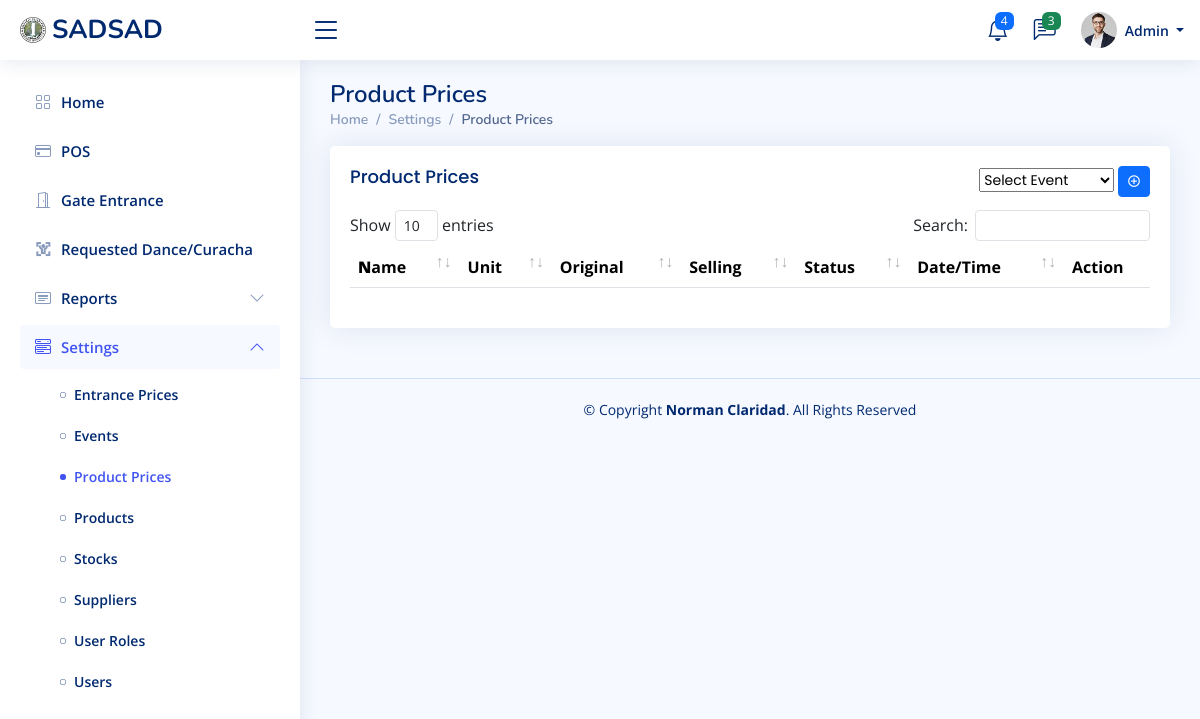
Screenshot of /views/settings/product-prices/index.php (signed in) with the database file from the repository.
### tables this page shows
CREATE TABLE `menu` (
  `id` int NOT NULL AUTO_INCREMENT,
  `name` varchar(45) DEFAULT NULL,
  `url` varchar(255) DEFAULT NULL,
  `icon` varchar(45) DEFAULT NULL,
  `sort` int NOT NULL DEFAULT '0',
  `active_keyword` varchar(45) DEFAULT NULL,
  `is_active` char(1) NOT NULL DEFAULT 'Y' COMMENT 'Y = Yes\nN = No',
  `created_by` int DEFAULT NULL,
  `created_at` datetime DEFAULT NULL,
  `updated_by` int DEFAULT NULL,
  `updated_at` timestamp NOT NULL DEFAULT CURRENT_TIMESTAMP ON UPDATE CURRENT_TIMESTAMP,
  PRIMARY KEY (`id`)
);

CREATE TABLE `sub_menu` (
  `id` int NOT NULL AUTO_INCREMENT,
  `menu_id` int NOT NULL,
  `name` varchar(100) DEFAULT NULL,
  `url` varchar(255) DEFAULT NULL,
  `icon` varchar(45) DEFAULT NULL,
  `sort` int NOT NULL DEFAULT '0',
  `active_keyword` varchar(45) DEFAULT NULL,
  `is_active` char(1) NOT NULL DEFAULT 'Y' COMMENT 'Y = Yes\nN = No',
  `created_by` int DEFAULT NULL,
  `created_at` datetime DEFAULT NULL,
  `updated_by` int DEFAULT NULL,
  `updated_at` timestamp NOT NULL DEFAULT CURRENT_TIMESTAMP ON UPDATE CURRENT_TIMESTAMP,
  PRIMARY KEY (`id`)
);

### models/Models.php (called while the page is built)
<?php
class Models {
    protected function getDocumentRoot() {
        return $_SERVER['DOCUMENT_ROOT'];
    }
}

### inc/conn.php (called while the page is built, shortened)
<?php
class DB
{
	private $pdo;
	private static $instance = null;
	private function __construct() {
		$dsn = 'mysql:dbname=sadsad;host=127.0.0.1';
		$user = 'root';
		$password = '';
		$this->pdo = new \PDO($dsn, $user, $password);
	}
	public static function getInstance() {
		if (null === self::$instance) {
			self::$instance = new $c;
		}
		return self::$instance;
	}
	public function select($sql, $action = 'all') {
		$sth = $this->pdo->query($sql);
		return $sth->fetchAll();
	}
}

### models/Menu.php (called while the page is built, shortened)
<?php
require_once('Models.php');
class Menu extends Models {
    protected $db;
    private $table;
    public function __construct() {
		require_once($this->getDocumentRoot() . '/inc/conn.php');
        $this->db = DB::getInstance();
        $this->table = 'menu';
	}
	public function getWhere( $where = '', $sortBy = 'name ASC') {
		$sql = "SELECT * FROM $this->table WHERE 1 ";
		$sql .= " ORDER BY $sortBy ";
        $rows = $this->db->select($sql);
        return $rows;
	}
}

### models/Sub_menu.php (called while the page is built, shortened)
<?php
require_once('Models.php');
class Sub_menu extends Models
{
    protected $db;
    private $table;
    public function __construct() {
		require_once($this->getDocumentRoot() . '/inc/conn.php');
        $this->db = DB::getInstance();
        $this->table = 'sub_menu';
	}
	public function getWhere($where = '', $sortBy = 'sort ASC') {
		$sql = "SELECT * FROM $this->table WHERE is_active = 'Y'";
		if(!empty($where)) {
			$sql .= " $where";
		}
		$sql .= " ORDER BY $sortBy ";
        $rows = $this->db->select($sql);
        return $rows;
	}
}

### inc/helpers.php (called while the page is built, shortened)
<?php
class Helpers {
     public function checkactivemenu($uri, $activekeyword) : bool {
        if(strpos($uri, $activekeyword) !== false) {
            return true;
        }
        return false;
    }
}

### views/settings/product-prices/index.php (the view, shortened to what this page needs)
<?php
require_once('../../../inc/helpers.php');
$helpers = new Helpers();
include_once '../../../templates/header.php';
include_once '../../../templates/sidebar.php';
?>
<main id="main" class="main">
    <div class="pagetitle">
      <h1>Product Prices</h1>
      <nav>
        <ol class="breadcrumb">
          <li class="breadcrumb-item"><a href="<?php echo BASE_URL ?>">Home</a></li>
          <li class="breadcrumb-item">Settings</li>
          <li class="breadcrumb-item active">Product Prices</li>
        </ol>
      </nav>
    </div>
    <section class="section">
        <div class="row">
            <div class="col-lg-12">
                <div class="card">
                    <div class="card-body">
                        <h5 class="card-title">Product Prices
                            <span class="float-end">
                                <select name="event" id="event">
                                    <option value="">Select Event</option>
                                </select>
                                <a class="btn btn-sm btn-primary" id="btn-add">
                                    <i class="ri-add-circle-line"></i>
                                </a>
                            </span>
                        </h5>
                        <table class="table datatable" id="table-data">
                            <thead>
                            <tr>
                                <th>
                                    <b>N</b>ame
                                </th>
                                <th>
                                    Unit
                                </th>
                                <th>Original</th>
                                <th>Selling</th>
                                <th>Status</th>
                                <th>Date/Time</th>
                                <th>Action</th>
                            </tr>
                            </thead>
                        </table>
                    </div>
                </div>
            </div>
        </div>
    </section>
</main>
<?php
    include_once '../../../templates/footer.php';
?>

### templates/sidebar.php (shortened to what this page needs)
<?php
require ($_SERVER['DOCUMENT_ROOT'] . '/models/Menu.php');
require ($_SERVER['DOCUMENT_ROOT'] . '/models/Sub_menu.php');
$menu       = new Menu();
$sub_menu   = new Sub_menu();
$resMenu = $menu->getWhere('', 'sort ASC');
$menu_list = [];
foreach($resMenu AS $row) {
    $resSubMenu = $sub_menu->getWhere(" AND menu_id = " . $row['id'], "name ASC");
    $menu_list[] = [
        'id'    => $row['id'],
        'name'  => $row['name'],
        'url'   => $row['url'],
        'icon'  => $row['icon'],
        'active_keyword'  => $row['active_keyword'],
        'sub_menu' => $resSubMenu
    ];
}
?>
  <aside id="sidebar" class="sidebar">
    <ul class="sidebar-nav" id="sidebar-nav">
    <?php foreach($menu_list AS $row):
            $checkmenu = $helpers->checkactivemenu($uri, $row['active_keyword']);
            $active = ($checkmenu) ? '' : 'collapsed';
            $areaexpanded = ($checkmenu) ? 'aria-expanded="true"' : '';
            $navcontentshow = ($checkmenu) ? 'show' : '';
            $baseUrl = BASE_URL;
            if($row['active_keyword'] != 'home') {
                $baseUrl = BASE_URL . $row['url'];
            }
        ?>
        <?php if(empty($row['sub_menu'])): ?>
        <li class="nav-item">
            <a class="nav-link <?php echo $active ?>" href="<?php echo $baseUrl ?>">
                <i class="<?php echo $row['icon'] ?>"></i>
                <?php echo $row['name'] ?>
            </a>
        </li>
        <?php else : ?>
        <li class="nav-item">
            <a class="nav-link <?php echo $active ?>" data-bs-target="#<?php echo $row['active_keyword'] ?>-nav" data-bs-toggle="collapse" href="#" <?php echo $areaexpanded ?>>
                <i class="<?php echo $row['icon'] ?>"></i><span><?php echo $row['name'] ?></span><i class="bi bi-chevron-down ms-auto"></i>
            </a>
            <ul id="<?php echo $row['active_keyword'] ?>-nav" class="nav-content collapse <?php echo $navcontentshow ?>" data-bs-parent="#sidebar-nav">
            <?php foreach($row['sub_menu'] AS $rows):
                        $checkmenu = $helpers->checkactivemenu($uri, $rows['active_keyword']);
                        $active = ($checkmenu) ? 'active' : '';
                    ?>
                    <li>
                        <a href="<?php echo BASE_URL . '/' . $rows['url'] ?>" class="<?php echo $active; ?>">
                            <i class="<?php echo $rows['icon'] ?>"></i><span><?php echo $rows['name'] ?></span>
                        </a>
                    </li>
                <?php endforeach; ?>
            </ul>
        </li>
        <?php endif; ?>
        <?php endforeach; ?>
    </ul>
  </aside>

### assets/css/style.css (style rules this page uses)
:root { scroll-behavior: smooth; }
body { font-family: "Open Sans", sans-serif; background: #f6f9ff; color: #444444; }
a { color: #4154f1; text-decoration: none; }
h1, h2, h3, h4, h5, h6 { font-family: "Nunito", sans-serif; }
#main { margin-top: 60px; padding: 20px 30px; transition: all 0.3s; }
.pagetitle { margin-bottom: 10px; }
.pagetitle h1 { font-size: 24px; margin-bottom: 0; font-weight: 600; color: #012970; }
.card { margin-bottom: 30px; border: none; border-radius: 5px; box-shadow: 0px 0 30px rgba(1, 41, 112, 0.1); }
.card-title { padding: 20px 0 15px 0; font-size: 18px; font-weight: 500; color: #012970; font-family: "Poppins", sans-serif; }
.card-title span { color: #899bbd; font-size: 14px; font-weight: 400; }
.card-body { padding: 0 20px 20px 20px; }
.breadcrumb { font-size: 14px; font-family: "Nunito", sans-serif; color: #899bbd; font-weight: 600; }
.breadcrumb a { color: #899bbd; transition: 0.3s; }
.breadcrumb .breadcrumb-item::before { color: #899bbd; }
.breadcrumb .active { color: #51678f; font-weight: 600; }
.sidebar { position: fixed; top: 60px; left: 0; bottom: 0; width: 300px; z-index: 996; transition: all 0.3s; padding: 20px; overflow-y: auto; scrollbar-width: thin; scrollbar-color: #aab7cf transparent; box-shadow: 0px 0px 20px rgba(1, 41, 112, 0.1); background-color: #fff; }
@media (min-width: 1200px) { #main, #footer { margin-left: 300px; } }
.sidebar-nav { padding: 0; margin: 0; list-style: none; }
.sidebar-nav li { padding: 0; margin: 0; list-style: none; }
.sidebar-nav .nav-item { margin-bottom: 5px; }
.sidebar-nav .nav-link { display: flex; align-items: center; font-size: 15px; font-weight: 600; color: #4154f1; transition: 0.3; background: #f6f9ff; padding: 10px 15px; border-radius: 4px; }
.sidebar-nav .nav-link i { font-size: 16px; margin-right: 10px; color: #4154f1; }
.sidebar-nav .nav-link.collapsed { color: #012970; background: #fff; }
.sidebar-nav .nav-link.collapsed i { color: #899bbd; }
.sidebar-nav .nav-link .bi-chevron-down { margin-right: 0; transition: transform 0.2s ease-in-out; }
.sidebar-nav .nav-link:not(.collapsed) .bi-chevron-down { transform: rotate(180deg); }
.sidebar-nav .nav-content { padding: 5px 0 0 0; margin: 0; list-style: none; }
.sidebar-nav .nav-content a { display: flex; align-items: center; font-size: 14px; font-weight: 600; color: #012970; transition: 0.3; padding: 10px 0 10px 40px; transition: 0.3s; }
.sidebar-nav .nav-content a i { font-size: 6px; margin-right: 8px; line-height: 0; border-radius: 50%; }
.sidebar-nav .nav-content a:hover, .sidebar-nav .nav-content a.active { color: #4154f1; }
.sidebar-nav .nav-content a.active i { background-color: #4154f1; }

### rows the page displays
menu: name "Home"
menu: name "POS"
menu: name "Gate Entrance"
menu: name "Requested Dance/Curacha"
menu: name "Reports"
menu: name "Settings"
sub_menu: name "Entrance Prices"
sub_menu: name "Events"
sub_menu: name "Product Prices"
sub_menu: name "Products"
sub_menu: name "Stocks"
sub_menu: name "Suppliers"
sub_menu: name "User Roles"
sub_menu: name "Users"

### other values shown
LOGO_TEXT "SADSAD"
$_SESSION['SESS_FIRST_NAME'] "Admin"
